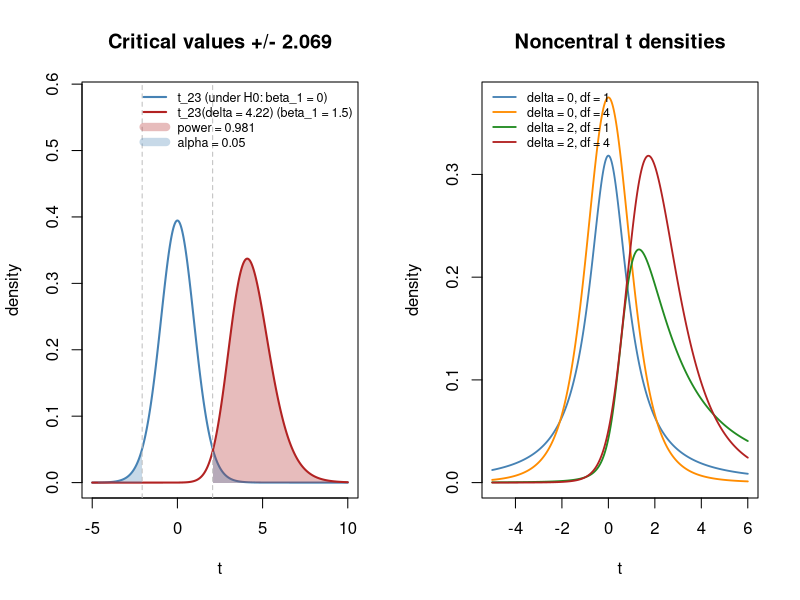

This chart was generated by the following R code:
# Power of the slope t-test as an area under a noncentral t density (Toluca planning example).
df <- 23
delta <- 1.5 / sqrt(2500 / 19800)
cval <- qt(0.975, df)
power <- pt(cval, df, ncp = delta, lower.tail = FALSE) + pt(-cval, df, ncp = delta)

shade <- function(x, f, keep, col) {
  # fill the area under f over the contiguous region where keep is TRUE
  xs <- x[keep]; fs <- f[keep]
  polygon(c(xs[1], xs, xs[length(xs)]), c(0, fs, 0), col = col, border = NA)
}

op <- par(mfrow = c(1, 2))
x <- seq(-5, 10, length.out = 600)
f0 <- dt(x, df)
f1 <- dt(x, df, ncp = delta)
plot(x, f0, type = "l", lwd = 2, col = "steelblue", ylim = c(0, 0.58),
     xlab = "t", ylab = "density", main = sprintf("Critical values +/- %.3f", cval))
lines(x, f1, lwd = 2, col = "firebrick")
shade(x, f1, x > cval, adjustcolor("firebrick", 0.3))
shade(x, f1, x < -cval, adjustcolor("firebrick", 0.3))
shade(x, f0, x > cval, adjustcolor("steelblue", 0.3))
shade(x, f0, x < -cval, adjustcolor("steelblue", 0.3))
abline(v = c(-cval, cval), lty = 2, col = "gray")
legend("topright", bty = "n", cex = 0.75, lwd = c(2, 2, 8, 8),
       col = c("steelblue", "firebrick", adjustcolor("firebrick", 0.3), adjustcolor("steelblue", 0.3)),
       legend = c("t_23 (under H0: beta_1 = 0)",
                  sprintf("t_23(delta = %.2f) (beta_1 = 1.5)", delta),
                  sprintf("power = %.3f", power), "alpha = 0.05"))

x <- seq(-5, 6, length.out = 500)
settings <- list(c(0, 1), c(0, 4), c(2, 1), c(2, 4))   # (delta, df)
dens <- sapply(settings, function(s) if (s[1] == 0) dt(x, s[2]) else dt(x, s[2], ncp = s[1]))
cols <- c("steelblue", "darkorange", "forestgreen", "firebrick")
matplot(x, dens, type = "l", lty = 1, lwd = 1.8, col = cols,
        xlab = "t", ylab = "density", main = "Noncentral t densities")
legend("topleft", bty = "n", cex = 0.75, lwd = 1.8, col = cols,
       legend = sapply(settings, function(s) sprintf("delta = %g, df = %g", s[1], s[2])))
par(op)
